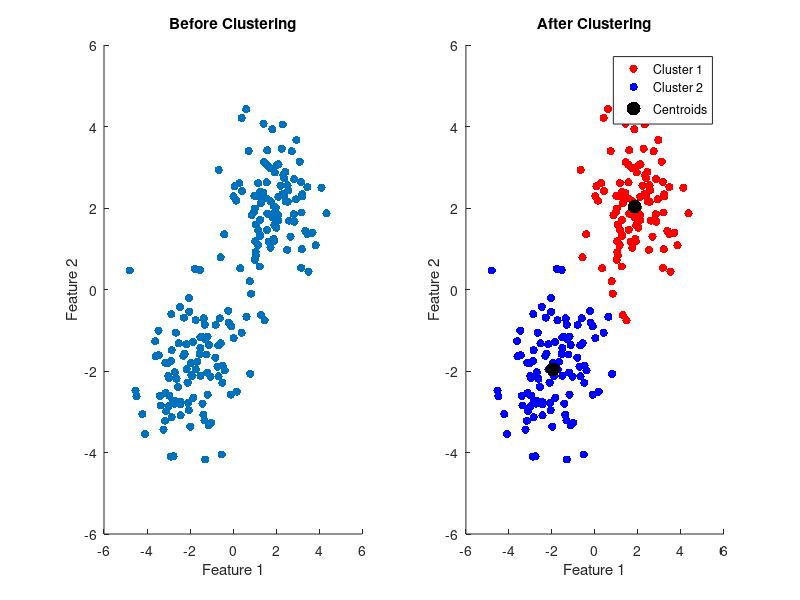

Here is the MATLAB script that generated this plot:

%Step 1: Dataset Generation
rng(1); % Set random seed for reproducibility
num_points = 100;
cluster1 = randn(num_points, 2) + repmat([2, 2], num_points, 1); 
cluster2 = randn(num_points, 2) + repmat([-2, -2], num_points, 1); 
toy_dataset= [cluster1 ; cluster2];
%% Step 2: Initialization
k = 2; % Number of clusters
centroids =toy_dataset (randperm(size (toy_dataset, 1), k), :);
%Step 3: K-Means Algorithm
while true
%% Assign points to nearest centroid
distances = pdist2(toy_dataset, centroids);
[~, cluster_assignment] = min(distances, [], 2);
%% Update centroids
new_centroids = zeros(k, size (toy_dataset, 2)); 
for i = 1:k
   new_centroids (i, :) = mean (toy_dataset (cluster_assignment == i, :));
end
% Check convergence
if isequal(centroids, new_centroids)
    break;
else
centroids = new_centroids;
end
end
%Step 4: Visualization
% Before Clustering
subplot(1, 2, 1)
scatter (toy_dataset (:, 1), toy_dataset(:, 2), 'filled');
title('Before Clustering');
xlabel('Feature 1'); ylabel('Feature 2');
%% After Clustering 
subplot(1, 2, 2)
scatter (toy_dataset (cluster_assignment== 1, 1), toy_dataset (cluster_assignment== 1, 2), 'filled', 'MarkerFaceColor', 'r'); hold on;
scatter (toy_dataset (cluster_assignment == 2, 1), toy_dataset (cluster_assignment == 2, 2), 'filled', 'MarkerFaceColor', 'b'); scatter (centroids (:, 1), centroids (:, 2), 100, 'k', 'filled');
title('After Clustering');
xlabel('Feature 1');
ylabel('Feature 2');
legend('Cluster 1', 'Cluster 2', 'Centroids');